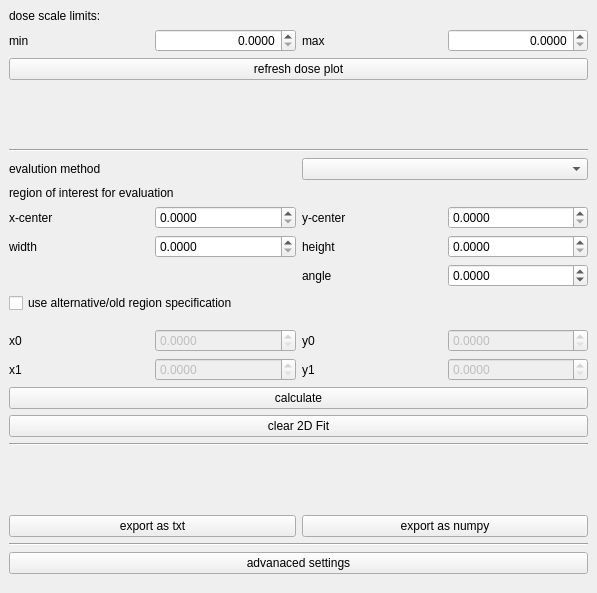
<?xml version="1.0" encoding="UTF-8"?>
<ui version="4.0">
 <class>DoseDock</class>
 <widget class="QDockWidget" name="DoseDock">
  <property name="geometry">
   <rect>
    <x>0</x>
    <y>0</y>
    <width>597</width>
    <height>593</height>
   </rect>
  </property>
  <property name="windowTitle">
   <string>DoseDock</string>
  </property>
  <widget class="QWidget" name="dockWidgetContents">
   <layout class="QHBoxLayout" name="horizontalLayout_2">
    <item>
     <layout class="QVBoxLayout" name="imageLayout"/>
    </item>
    <item>
     <layout class="QVBoxLayout" name="verticalLayout_2">
      <property name="bottomMargin">
       <number>10</number>
      </property>
      <item>
       <widget class="QLabel" name="label">
        <property name="text">
         <string>dose scale limits:</string>
        </property>
       </widget>
      </item>
      <item>
       <layout class="QHBoxLayout" name="horizontalLayout">
        <item>
         <widget class="QLabel" name="label_2">
          <property name="text">
           <string>min</string>
          </property>
         </widget>
        </item>
        <item>
         <widget class="QDoubleSpinBox" name="doseMin">
          <property name="alignment">
           <set>Qt::AlignRight|Qt::AlignTrailing|Qt::AlignVCenter</set>
          </property>
          <property name="decimals">
           <number>4</number>
          </property>
         </widget>
        </item>
        <item>
         <widget class="QLabel" name="label_3">
          <property name="text">
           <string>max</string>
          </property>
         </widget>
        </item>
        <item>
         <widget class="QDoubleSpinBox" name="doseMax">
          <property name="alignment">
           <set>Qt::AlignRight|Qt::AlignTrailing|Qt::AlignVCenter</set>
          </property>
          <property name="decimals">
           <number>4</number>
          </property>
         </widget>
        </item>
       </layout>
      </item>
      <item>
       <widget class="QPushButton" name="refreshButton">
        <property name="text">
         <string>refresh dose plot</string>
        </property>
       </widget>
      </item>
      <item>
       <spacer name="verticalSpacer_2">
        <property name="orientation">
         <enum>Qt::Vertical</enum>
        </property>
        <property name="sizeHint" stdset="0">
         <size>
          <width>20</width>
          <height>40</height>
         </size>
        </property>
       </spacer>
      </item>
      <item>
       <widget class="Line" name="line">
        <property name="orientation">
         <enum>Qt::Horizontal</enum>
        </property>
       </widget>
      </item>
      <item>
       <layout class="QHBoxLayout" name="horizontalLayout_3">
        <property name="topMargin">
         <number>0</number>
        </property>
        <item>
         <widget class="QLabel" name="label_9">
          <property name="text">
           <string>evalution method</string>
          </property>
         </widget>
        </item>
        <item>
         <widget class="QComboBox" name="evalFunction"/>
        </item>
       </layout>
      </item>
      <item>
       <widget class="QLabel" name="label_10">
        <property name="text">
         <string>region of interest for evaluation</string>
        </property>
       </widget>
      </item>
      <item>
       <layout class="QGridLayout" name="newInputGrid">
        <property name="leftMargin">
         <number>0</number>
        </property>
        <property name="topMargin">
         <number>0</number>
        </property>
        <item row="1" column="0">
         <widget class="QLabel" name="label_5">
          <property name="text">
           <string>width</string>
          </property>
         </widget>
        </item>
        <item row="1" column="3">
         <widget class="QDoubleSpinBox" name="height">
          <property name="toolTip">
           <string>height (y-direction), not used for profile</string>
          </property>
          <property name="decimals">
           <number>4</number>
          </property>
          <property name="singleStep">
           <double>0.010000000000000</double>
          </property>
         </widget>
        </item>
        <item row="0" column="0">
         <widget class="QLabel" name="label_4">
          <property name="text">
           <string>x-center</string>
          </property>
         </widget>
        </item>
        <item row="1" column="2">
         <widget class="QLabel" name="label_7">
          <property name="text">
           <string>height</string>
          </property>
         </widget>
        </item>
        <item row="0" column="3">
         <widget class="QDoubleSpinBox" name="yCenter">
          <property name="toolTip">
           <string>y coordinate of the center of the ROI</string>
          </property>
          <property name="decimals">
           <number>4</number>
          </property>
          <property name="singleStep">
           <double>0.010000000000000</double>
          </property>
         </widget>
        </item>
        <item row="0" column="2">
         <widget class="QLabel" name="label_6">
          <property name="text">
           <string>y-center</string>
          </property>
         </widget>
        </item>
        <item row="1" column="1">
         <widget class="QDoubleSpinBox" name="width">
          <property name="toolTip">
           <string>width (x-direction) of ROI or length of profile</string>
          </property>
          <property name="decimals">
           <number>4</number>
          </property>
          <property name="singleStep">
           <double>0.010000000000000</double>
          </property>
         </widget>
        </item>
        <item row="0" column="1">
         <widget class="QDoubleSpinBox" name="xCenter">
          <property name="toolTip">
           <string>x coordinate of the center of the ROI</string>
          </property>
          <property name="decimals">
           <number>4</number>
          </property>
          <property name="singleStep">
           <double>0.010000000000000</double>
          </property>
         </widget>
        </item>
        <item row="2" column="3">
         <widget class="QDoubleSpinBox" name="angle">
          <property name="toolTip">
           <string>roation angle of ROI (counter clockwise)</string>
          </property>
          <property name="decimals">
           <number>4</number>
          </property>
          <property name="minimum">
           <double>-360.000000000000000</double>
          </property>
          <property name="maximum">
           <double>360.000000000000000</double>
          </property>
         </widget>
        </item>
        <item row="2" column="2">
         <widget class="QLabel" name="label_8">
          <property name="text">
           <string>angle</string>
          </property>
         </widget>
        </item>
       </layout>
      </item>
      <item>
       <layout class="QHBoxLayout" name="horizontalLayout_4">
        <property name="topMargin">
         <number>0</number>
        </property>
        <item>
         <widget class="QCheckBox" name="alternateSpecToggle">
          <property name="text">
           <string>use alternative/old region specification</string>
          </property>
         </widget>
        </item>
       </layout>
      </item>
      <item>
       <layout class="QGridLayout" name="oldInputGrid">
        <property name="topMargin">
         <number>10</number>
        </property>
        <item row="0" column="1">
         <widget class="QDoubleSpinBox" name="x0">
          <property name="enabled">
           <bool>false</bool>
          </property>
          <property name="decimals">
           <number>4</number>
          </property>
          <property name="singleStep">
           <double>0.010000000000000</double>
          </property>
         </widget>
        </item>
        <item row="1" column="1">
         <widget class="QDoubleSpinBox" name="x1">
          <property name="enabled">
           <bool>false</bool>
          </property>
          <property name="decimals">
           <number>4</number>
          </property>
          <property name="singleStep">
           <double>0.010000000000000</double>
          </property>
         </widget>
        </item>
        <item row="1" column="3">
         <widget class="QDoubleSpinBox" name="y1">
          <property name="enabled">
           <bool>false</bool>
          </property>
          <property name="decimals">
           <number>4</number>
          </property>
          <property name="singleStep">
           <double>0.010000000000000</double>
          </property>
         </widget>
        </item>
        <item row="0" column="3">
         <widget class="QDoubleSpinBox" name="y0">
          <property name="enabled">
           <bool>false</bool>
          </property>
          <property name="decimals">
           <number>4</number>
          </property>
          <property name="singleStep">
           <double>0.010000000000000</double>
          </property>
         </widget>
        </item>
        <item row="0" column="0">
         <widget class="QLabel" name="label_11">
          <property name="text">
           <string>x0</string>
          </property>
         </widget>
        </item>
        <item row="1" column="0">
         <widget class="QLabel" name="label_12">
          <property name="text">
           <string>x1</string>
          </property>
         </widget>
        </item>
        <item row="0" column="2">
         <widget class="QLabel" name="label_13">
          <property name="text">
           <string>y0</string>
          </property>
         </widget>
        </item>
        <item row="1" column="2">
         <widget class="QLabel" name="label_14">
          <property name="text">
           <string>y1</string>
          </property>
         </widget>
        </item>
       </layout>
      </item>
      <item>
       <widget class="QPushButton" name="calculateButton">
        <property name="text">
         <string>calculate</string>
        </property>
       </widget>
      </item>
      <item>
       <widget class="QPushButton" name="clearFitButton">
        <property name="toolTip">
         <string>remove the contour plot and the center marker created by 2D fit from the dose plot</string>
        </property>
        <property name="text">
         <string>clear 2D Fit</string>
        </property>
       </widget>
      </item>
      <item>
       <widget class="Line" name="line_2">
        <property name="orientation">
         <enum>Qt::Horizontal</enum>
        </property>
       </widget>
      </item>
      <item>
       <spacer name="verticalSpacer">
        <property name="orientation">
         <enum>Qt::Vertical</enum>
        </property>
        <property name="sizeHint" stdset="0">
         <size>
          <width>20</width>
          <height>40</height>
         </size>
        </property>
       </spacer>
      </item>
      <item>
       <layout class="QHBoxLayout" name="horizontalLayout_5">
        <property name="topMargin">
         <number>0</number>
        </property>
        <item>
         <widget class="QPushButton" name="exportTxtButton">
          <property name="toolTip">
           <string>export the dose distribution into a txt file to use elsewhere (seperator is tab)</string>
          </property>
          <property name="text">
           <string>export as txt</string>
          </property>
         </widget>
        </item>
        <item>
         <widget class="QPushButton" name="exportNpButton">
          <property name="toolTip">
           <string>export the dose distribution into a npy file which can be loaded by numpy.load() in python (smaller than txt)</string>
          </property>
          <property name="text">
           <string>export as numpy</string>
          </property>
         </widget>
        </item>
       </layout>
      </item>
      <item>
       <widget class="Line" name="line_3">
        <property name="orientation">
         <enum>Qt::Horizontal</enum>
        </property>
       </widget>
      </item>
      <item>
       <widget class="QPushButton" name="advSettings">
        <property name="text">
         <string>advanaced settings</string>
        </property>
       </widget>
      </item>
     </layout>
    </item>
   </layout>
  </widget>
 </widget>
 <resources/>
 <connections/>
</ui>
